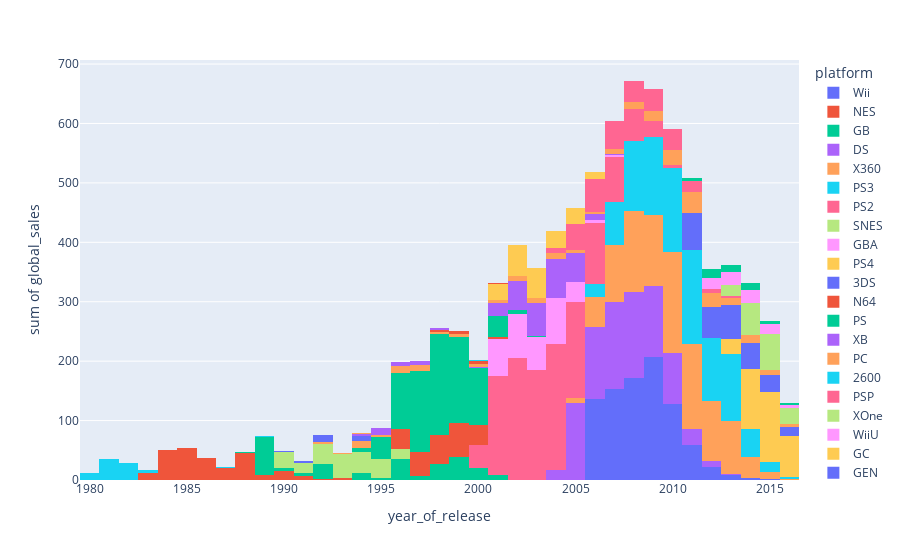

Write notebook code for a chart like this one.
### Markdown cell above
# Data Analysis  <a id='analysis'></a>

### Code cell
plt = px.histogram(df, 'year_of_release', 'global_sales', color='platform', )
plt.show()

### Figure 1 — Plotly figure (JSON) as saved in the notebook; plotly's stock layout.template omitted (floating-point values rounded to 4 significant figures; data arrays with more than 128 entries replaced by an {"elided": "..."} marker saying what was removed)
{"data": [{"alignmentgroup": "True", "bingroup": "x", "histfunc": "sum", "hovertemplate": "platform=Wii<br>year_of_release=%{x}<br>sum of global_sales=%{y}<extra></extra>", "legendgroup": "Wii", "marker": {"color": "#636efa", "pattern": {"shape": ""}}, "name": "Wii", "offsetgroup": "Wii", "orientation": "v", "showlegend": true, "type": "histogram", "x": {"elided": "1286 int values"}, "xaxis": "x", "y": {"elided": "1286 float values"}, "yaxis": "y"}, {"alignmentgroup": "True", "bingroup": "x", "histfunc": "sum", "hovertemplate": "platform=NES<br>year_of_release=%{x}<br>sum of global_sales=%{y}<extra></extra>", "legendgroup": "NES", "marker": {"color": "#EF553B", "pattern": {"shape": ""}}, "name": "NES", "offsetgroup": "NES", "orientation": "v", "showlegend": true, "type": "histogram", "x": [1985, 1984, 1988, 1988, 1986, 1988, 1990, 1987, 1989, 1984, 1984, 1988, 1985, 1983, 1990, 1986, 1987, 1986, 1986, 1987, 1986, 1988, 1987, 1983, 1990, 1986, 1984, 1987, 1988, 1983, 1985, 1986, 1984, 1986, 1993, 1991, 1989, 1986, 1988, 1984, 1984, 1988, 1986, 1985, 1990, 1984, 1987, 1990, 1991, 1986, 1985, 1984, 1988, 1987, 1986, 1984, 1986, 1986, 1990, 1988, 1990, 1986, 1986, 1983, 1992, 1983, 1984, 1989, 1983, 1985, 1986, 1985, 1985, 1991, 1993, 1986, 1987, 1991, 1985, 1989, 1987, 1984, 1987, 1992, 1988, 1984, 1986, 1993, 1985, 1991, 1985, 1993, 1991, 1990, 1991, 1994, 1992, 1989], "xaxis": "x", "y": [40.24, 28.31, 17.28, 7.46, 6.5, 5.58, 4.84, 4.38, 4.17, 4.16, 4, 3.87, 3.5, 3.2, 3.12, 3.08, 3.02, 2.73, 2.65, 2.56, 2.52, 2.42, 2.4, 2.28, 2.23, 2.2, 2.17, 2.15, 2.14, 2.14, 1.96, 1.96, 1.85, 1.76, 1.75, 1.75, 1.67, 1.64, 1.56, 1.52, 1.52, 1.51, 1.5, 1.5, 1.48, 1.45, 1.42, 1.4, 1.39, 1.36, 1.32, 1.27, 1.25, 1.25, 1.23, 1.22, 1.2, 1.2, 1.19, 1.18, 1.17, 1.15, 1.15, 1.13, 1.12, 1.11, 1.1, 1.1, 1.1, 1.05, 1.05, 1.03, 1, 1, 0.98, 0.96, 0.93, 0.93, 0.92, 0.85, 0.84, 0.82, 0.81, 0.79, 0.76, 0.69, 0.57, 0.52, 0.51, 0.44, 0.41, 0.36, 0.32, 0.3, 0.28, 0.11, 0.07, 0.06], "yaxis": "y"}, {"alignmentgroup": "True", "bingroup": "x", "histfunc": "sum", "hovertemplate": "platform=GB<br>year_of_release=%{x}<br>sum of global_sales=%{y}<extra></extra>", "legendgroup": "GB", "marker": {"color": "#00cc96", "pattern": {"shape": ""}}, "name": "GB", "offsetgroup": "GB", "orientation": "v", "showlegend": true, "type": "histogram", "x": [1996, 1989, 1999, 1989, 1998, 1992, 2000, 1989, 1999, 1994, 1992, 1999, 1994, 1992, 1998, 1990, 1994, 1995, 1996, 1998, 1998, 2000, 1992, 2000, 2000, 1989, 1989, 1989, 1998, 2001, 2001, 1991, 2001, 1992, 1989, 1998, 2001, 1997, 1996, 1997, 1988, 2000, 1989, 1992, 2000, 1997, 1999, 1989, 2000, 1990, 1991, 1989, 1999, 1997, 2001, 2000, 2000, 1999, 1991, 1991, 1995, 2001, 1999, 1997, 2001, 1998, 1991, 1997, 1996, 1990, 1995, 1999, 1995, 1999, 1991, 1991, 2000, 1996, 2000, 2000, 1997, 1992, 1996, 1997, 2000, 1991, 1999, 2000, 2001, 2000, 1999, 2001, 2000, 2001, 2000, 1998, 1991], "xaxis": "x", "y": [31.38, 30.26, 23.09, 18.14, 14.64, 11.18, 6.39, 5.34, 5.31, 5.19, 5.13, 5.07, 3.91, 3.84, 3.7, 3.41, 3.08, 2.36, 2.35, 2.35, 2.21, 2.19, 2.19, 2.19, 2.18, 2.12, 1.99, 1.94, 1.93, 1.92, 1.86, 1.76, 1.73, 1.68, 1.61, 1.62, 1.56, 1.48, 1.45, 1.45, 1.43, 1.34, 1.28, 1.24, 1.23, 1.22, 1.22, 1.19, 1.18, 1.15, 1.14, 1.1, 1.1, 1, 0.89, 0.83, 0.81, 0.77, 0.76, 0.73, 0.62, 0.56, 0.54, 0.4, 0.39, 0.38, 0.38, 0.37, 0.35, 0.33, 0.32, 0.31, 0.3, 0.3, 0.28, 0.28, 0.28, 0.27, 0.27, 0.25, 0.23, 0.23, 0.23, 0.22, 0.2, 0.18, 0.17, 0.14, 0.14, 0.14, 0.12, 0.12, 0.07, 0.07, 0.07, 0.07, 0.06], "yaxis": "y"}, {"alignmentgroup": "True", "bingroup": "x", "histfunc": "sum", "hovertemplate": "platform=DS<br>year_of_release=%{x}<br>sum of global_sales=%{y}<extra></extra>", "legendgroup": "DS", "marker": {"color": "#ab63fa", "pattern": {"shape": ""}}, "name": "DS", "offsetgroup": "DS", "orientation": "v", "showlegend": true, "type": "histogram", "x": {"elided": "2121 int values"}, "xaxis": "x", "y": {"elided": "2121 float values"}, "yaxis": "y"}, {"alignmentgroup": "True", "bingroup": "x", "histfunc": "sum", "hovertemplate": "platform=X360<br>year_of_release=%{x}<br>sum of global_sales=%{y}<extra></extra>", "legendgroup": "X360", "marker": {"color": "#FFA15A", "pattern": {"shape": ""}}, "name": "X360", "offsetgroup": "X360", "orientation": "v", "showlegend": true, "type": "histogram", "x": {"elided": "1232 int values"}, "xaxis": "x", "y": {"elided": "1232 float values"}, "yaxis": "y"}, {"alignmentgroup": "True", "bingroup": "x", "histfunc": "sum", "hovertemplate": "platform=PS3<br>year_of_release=%{x}<br>sum of global_sales=%{y}<extra></extra>", "legendgroup": "PS3", "marker": {"color": "#19d3f3", "pattern": {"shape": ""}}, "name": "PS3", "offsetgroup": "PS3", "orientation": "v", "showlegend": true, "type": "histogram", "x": {"elided": "1306 int values"}, "xaxis": "x", "y": {"elided": "1306 float values"}, "yaxis": "y"}, {"alignmentgroup": "True", "bingroup": "x", "histfunc": "sum", "hovertemplate": "platform=PS2<br>year_of_release=%{x}<br>sum of global_sales=%{y}<extra></extra>", "legendgroup": "PS2", "marker": {"color": "#FF6692", "pattern": {"shape": ""}}, "name": "PS2", "offsetgroup": "PS2", "orientation": "v", "showlegend": true, "type": "histogram", "x": {"elided": "2127 int values"}, "xaxis": "x", "y": {"elided": "2127 float values"}, "yaxis": "y"}, {"alignmentgroup": "True", "bingroup": "x", "histfunc": "sum", "hovertemplate": "platform=SNES<br>year_of_release=%{x}<br>sum of global_sales=%{y}<extra></extra>", "legendgroup": "SNES", "marker": {"color": "#B6E880", "pattern": {"shape": ""}}, "name": "SNES", "offsetgroup": "SNES", "orientation": "v", "showlegend": true, "type": "histogram", "x": {"elided": "239 int values"}, "xaxis": "x", "y": {"elided": "239 float values"}, "yaxis": "y"}, {"alignmentgroup": "True", "bingroup": "x", "histfunc": "sum", "hovertemplate": "platform=GBA<br>year_of_release=%{x}<br>sum of global_sales=%{y}<extra></extra>", "legendgroup": "GBA", "marker": {"color": "#FF97FF", "pattern": {"shape": ""}}, "name": "GBA", "offsetgroup": "GBA", "orientation": "v", "showlegend": true, "type": "histogram", "x": {"elided": "811 int values"}, "xaxis": "x", "y": {"elided": "811 float values"}, "yaxis": "y"}, {"alignmentgroup": "True", "bingroup": "x", "histfunc": "sum", "hovertemplate": "platform=PS4<br>year_of_release=%{x}<br>sum of global_sales=%{y}<extra></extra>", "legendgroup": "PS4", "marker": {"color": "#FECB52", "pattern": {"shape": ""}}, "name": "PS4", "offsetgroup": "PS4", "orientation": "v", "showlegend": true, "type": "histogram", "x": {"elided": "392 int values"}, "xaxis": "x", "y": {"elided": "392 float values"}, "yaxis": "y"}, {"alignmentgroup": "True", "bingroup": "x", "histfunc": "sum", "hovertemplate": "platform=3DS<br>year_of_release=%{x}<br>sum of global_sales=%{y}<extra></extra>", "legendgroup": "3DS", "marker": {"color": "#636efa", "pattern": {"shape": ""}}, "name": "3DS", "offsetgroup": "3DS", "orientation": "v", "showlegend": true, "type": "histogram", "x": {"elided": "512 int values"}, "xaxis": "x", "y": {"elided": "512 float values"}, "yaxis": "y"}, {"alignmentgroup": "True", "bingroup": "x", "histfunc": "sum", "hovertemplate": "platform=N64<br>year_of_release=%{x}<br>sum of global_sales=%{y}<extra></extra>", "legendgroup": "N64", "marker": {"color": "#EF553B", "pattern": {"shape": ""}}, "name": "N64", "offsetgroup": "N64", "orientation": "v", "showlegend": true, "type": "histogram", "x": {"elided": "316 int values"}, "xaxis": "x", "y": {"elided": "316 float values"}, "yaxis": "y"}, {"alignmentgroup": "True", "bingroup": "x", "histfunc": "sum", "hovertemplate": "platform=PS<br>year_of_release=%{x}<br>sum of global_sales=%{y}<extra></extra>", "legendgroup": "PS", "marker": {"color": "#00cc96", "pattern": {"shape": ""}}, "name": "PS", "offsetgroup": "PS", "orientation": "v", "showlegend": true, "type": "histogram", "x": {"elided": "1190 int values"}, "xaxis": "x", "y": {"elided": "1190 float values"}, "yaxis": "y"}, {"alignmentgroup": "True", "bingroup": "x", "histfunc": "sum", "hovertemplate": "platform=XB<br>year_of_release=%{x}<br>sum of global_sales=%{y}<extra></extra>", "legendgroup": "XB", "marker": {"color": "#ab63fa", "pattern": {"shape": ""}}, "name": "XB", "offsetgroup": "XB", "orientation": "v", "showlegend": true, "type": "histogram", "x": {"elided": "803 int values"}, "xaxis": "x", "y": {"elided": "803 float values"}, "yaxis": "y"}, {"alignmentgroup": "True", "bingroup": "x", "histfunc": "sum", "hovertemplate": "platform=PC<br>year_of_release=%{x}<br>sum of global_sales=%{y}<extra></extra>", "legendgroup": "PC", "marker": {"color": "#FFA15A", "pattern": {"shape": ""}}, "name": "PC", "offsetgroup": "PC", "orientation": "v", "showlegend": true, "type": "histogram", "x": {"elided": "957 int values"}, "xaxis": "x", "y": {"elided": "957 float values"}, "yaxis": "y"}, {"alignmentgroup": "True", "bingroup": "x", "histfunc": "sum", "hovertemplate": "platform=2600<br>year_of_release=%{x}<br>sum of global_sales=%{y}<extra></extra>", "legendgroup": "2600", "marker": {"color": "#19d3f3", "pattern": {"shape": ""}}, "name": "2600", "offsetgroup": "2600", "orientation": "v", "showlegend": true, "type": "histogram", "x": [1982, 1981, 1980, 1980, 1981, 1981, 1981, 1981, 1982, 1981, 1982, 1981, 1981, 1983, 1981, 1982, 1980, 1982, 1981, 1982, 1982, 1981, 1980, 1981, 1981, 1982, 1981, 1981, 1982, 1983, 1982, 1981, 1980, 1983, 1981, 1982, 1981, 1981, 1982, 1987, 1982, 1982, 1982, 1981, 1981, 1982, 1982, 1982, 1982, 1988, 1983, 1982, 1982, 1981, 1982, 1980, 1983, 1981, 1989, 1987, 1983, 1985, 1981, 1987, 1981, 1981, 1983, 1981, 1982, 1982, 1981, 1981, 1982, 1986, 1981, 1981, 1980, 1983, 1982, 1981, 1982, 1981, 1983, 1981, 1982, 1982, 1981, 1986, 1983, 1981, 1982, 1982, 1984, 1980, 1981, 1987, 1982, 1981, 1980, 1988, 1981, 1981, 1982, 1981, 1981, 1981, 1981, 1983, 1982, 1981, 1982, 1989, 1982, 1981, 1987, 1987], "xaxis": "x", "y": [7.81, 4.5, 4.31, 2.76, 2.2, 2.13, 1.97, 1.66, 1.64, 1.6, 1.59, 1.46, 1.35, 1.31, 1.27, 1.18, 1.15, 1.12, 1.1, 1.1, 1.08, 1.05, 1.05, 0.96, 0.93, 0.87, 0.82, 0.79, 0.78, 0.78, 0.78, 0.77, 0.77, 0.77, 0.73, 0.72, 0.7, 0.67, 0.67, 0.65, 0.63, 0.62, 0.62, 0.59, 0.59, 0.59, 0.56, 0.54, 0.54, 0.51, 0.51, 0.51, 0.5, 0.5, 0.5, 0.5, 0.49, 0.48, 0.48, 0.46, 0.46, 0.45, 0.44, 0.44, 0.45, 0.42, 0.4, 0.4, 0.39, 0.39, 0.39, 0.38, 0.37, 0.37, 0.37, 0.35, 0.34, 0.34, 0.34, 0.34, 0.34, 0.34, 0.33, 0.32, 0.32, 0.31, 0.31, 0.3, 0.29, 0.29, 0.28, 0.28, 0.27, 0.27, 0.25, 0.25, 0.24, 0.23, 0.23, 0.23, 0.23, 0.22, 0.22, 0.22, 0.22, 0.21, 0.19, 0.16, 0.16, 0.16, 0.15, 0.15, 0.14, 0.13, 0.07, 0.07], "yaxis": "y"}, {"alignmentgroup": "True", "bingroup": "x", "histfunc": "sum", "hovertemplate": "platform=PSP<br>year_of_release=%{x}<br>sum of global_sales=%{y}<extra></extra>", "legendgroup": "PSP", "marker": {"color": "#FF6692", "pattern": {"shape": ""}}, "name": "PSP", "offsetgroup": "PSP", "orientation": "v", "showlegend": true, "type": "histogram", "x": {"elided": "1193 int values"}, "xaxis": "x", "y": {"elided": "1193 float values"}, "yaxis": "y"}, {"alignmentgroup": "True", "bingroup": "x", "histfunc": "sum", "hovertemplate": "platform=XOne<br>year_of_release=%{x}<br>sum of global_sales=%{y}<extra></extra>", "legendgroup": "XOne", "marker": {"color": "#B6E880", "pattern": {"shape": ""}}, "name": "XOne", "offsetgroup": "XOne", "orientation": "v", "showlegend": true, "type": "histogram", "x": {"elided": "247 int values"}, "xaxis": "x", "y": {"elided": "247 float values"}, "yaxis": "y"}, {"alignmentgroup": "True", "bingroup": "x", "histfunc": "sum", "hovertemplate": "platform=WiiU<br>year_of_release=%{x}<br>sum of global_sales=%{y}<extra></extra>", "legendgroup": "WiiU", "marker": {"color": "#FF97FF", "pattern": {"shape": ""}}, "name": "WiiU", "offsetgroup": "WiiU", "orientation": "v", "showlegend": true, "type": "histogram", "x": {"elided": "147 int values"}, "xaxis": "x", "y": {"elided": "147 float values"}, "yaxis": "y"}, {"alignmentgroup": "True", "bingroup": "x", "histfunc": "sum", "hovertemplate": "platform=GC<br>year_of_release=%{x}<br>sum of global_sales=%{y}<extra></extra>", "legendgroup": "GC", "marker": {"color": "#FECB52", "pattern": {"shape": ""}}, "name": "GC", "offsetgroup": "GC", "orientation": "v", "showlegend": true, "type": "histogram", "x": {"elided": "542 int values"}, "xaxis": "x", "y": {"elided": "542 float values"}, "yaxis": "y"}, {"alignmentgroup": "True", "bingroup": "x", "histfunc": "sum", "hovertemplate": "platform=GEN<br>year_of_release=%{x}<br>sum of global_sales=%{y}<extra></extra>", "legendgroup": "GEN", "marker": {"color": "#636efa", "pattern": {"shape": ""}}, "name": "GEN", "offsetgroup": "GEN", "orientation": "v", "showlegend": true, "type": "histogram", "x": [1992, 1991, 1992, 1990, 1992, 1994, 1994, 1992, 1994, 1994, 1994, 1994, 1993, 1993, 1994, 1992, 1992, 1994, 1994, 1993, 1993, 1993, 1993, 1993, 1994, 1994, 1994], "xaxis": "x", "y": [6.02, 4.33, 2.67, 2.6, 2.05, 1.82, 1.76, 1.65, 1.42, 1.34, 1.12, 0.26, 0.19, 0.15, 0.14, 0.13, 0.12, 0.08, 0.08, 0.07, 0.07, 0.07, 0.05, 0.05, 0.04, 0.04, 0.03], "yaxis": "y"}, {"alignmentgroup": "True", "bingroup": "x", "histfunc": "sum", "hovertemplate": "platform=DC<br>year_of_release=%{x}<br>sum of global_sales=%{y}<extra></extra>", "legendgroup": "DC", "marker": {"color": "#EF553B", "pattern": {"shape": ""}}, "name": "DC", "offsetgroup": "DC", "orientation": "v", "showlegend": true, "type": "histogram", "x": [1998, 2000, 1999, 1999, 2000, 2000, 1999, 1999, 1998, 1999, 1999, 2001, 1999, 2002, 1998, 1999, 2000, 2000, 2000, 2001, 2000, 1999, 2001, 1998, 2000, 2000, 2000, 2001, 2001, 2000, 1999, 1999, 1999, 2000, 2000, 1999, 2000, 1998, 2000, 2000, 2001, 1998, 2000, 1998, 2000, 2000, 1999, 2001, 2001, 2008, 2000, 2007], "xaxis": "x", "y": [2.41, 1.81, 1.19, 1.18, 1.14, 1.09, 0.52, 0.41, 0.37, 0.36, 0.34, 0.33, 0.32, 0.29, 0.26, 0.23, 0.22, 0.2, 0.2, 0.19, 0.18, 0.17, 0.15, 0.14, 0.14, 0.14, 0.13, 0.12, 0.12, 0.11, 0.1, 0.1, 0.1, 0.1, 0.09, 0.09, 0.08, 0.08, 0.08, 0.07, 0.07, 0.06, 0.06, 0.06, 0.06, 0.05, 0.05, 0.05, 0.04, 0.04, 0.04, 0.02], "yaxis": "y"}, {"alignmentgroup": "True", "bingroup": "x", "histfunc": "sum", "hovertemplate": "platform=PSV<br>year_of_release=%{x}<br>sum of global_sales=%{y}<extra></extra>", "legendgroup": "PSV", "marker": {"color": "#00cc96", "pattern": {"shape": ""}}, "name": "PSV", "offsetgroup": "PSV", "orientation": "v", "showlegend": true, "type": "histogram", "x": {"elided": "429 int values"}, "xaxis": "x", "y": {"elided": "429 float values"}, "yaxis": "y"}, {"alignmentgroup": "True", "bingroup": "x", "histfunc": "sum", "hovertemplate": "platform=SAT<br>year_of_release=%{x}<br>sum of global_sales=%{y}<extra></extra>", "legendgroup": "SAT", "marker": {"color": "#ab63fa", "pattern": {"shape": ""}}, "name": "SAT", "offsetgroup": "SAT", "orientation": "v", "showlegend": true, "type": "histogram", "x": {"elided": "173 int values"}, "xaxis": "x", "y": {"elided": "173 float values"}, "yaxis": "y"}, {"alignmentgroup": "True", "bingroup": "x", "histfunc": "sum", "hovertemplate": "platform=SCD<br>year_of_release=%{x}<br>sum of global_sales=%{y}<extra></extra>", "legendgroup": "SCD", "marker": {"color": "#FFA15A", "pattern": {"shape": ""}}, "name": "SCD", "offsetgroup": "SCD", "orientation": "v", "showlegend": true, "type": "histogram", "x": [1993, 1994, 1994, 1994, 1994, 1994], "xaxis": "x", "y": [1.5, 0.14, 0.07, 0.06, 0.05, 0.04], "yaxis": "y"}, {"alignmentgroup": "True", "bingroup": "x", "histfunc": "sum", "hovertemplate": "platform=WS<br>year_of_release=%{x}<br>sum of global_sales=%{y}<extra></extra>", "legendgroup": "WS", "marker": {"color": "#19d3f3", "pattern": {"shape": ""}}, "name": "WS", "offsetgroup": "WS", "orientation": "v", "showlegend": true, "type": "histogram", "x": [2000, 1999, 2001, 1999, 2000, 2001], "xaxis": "x", "y": [0.51, 0.28, 0.25, 0.18, 0.17, 0.03], "yaxis": "y"}, {"alignmentgroup": "True", "bingroup": "x", "histfunc": "sum", "hovertemplate": "platform=NG<br>year_of_release=%{x}<br>sum of global_sales=%{y}<extra></extra>", "legendgroup": "NG", "marker": {"color": "#FF6692", "pattern": {"shape": ""}}, "name": "NG", "offsetgroup": "NG", "orientation": "v", "showlegend": true, "type": "histogram", "x": [1994, 1994, 1995, 1994, 1993, 1994, 1995, 1993, 1996, 1996, 1995, 1995], "xaxis": "x", "y": [0.25, 0.23, 0.2, 0.2, 0.14, 0.12, 0.08, 0.07, 0.06, 0.04, 0.03, 0.02], "yaxis": "y"}, {"alignmentgroup": "True", "bingroup": "x", "histfunc": "sum", "hovertemplate": "platform=TG16<br>year_of_release=%{x}<br>sum of global_sales=%{y}<extra></extra>", "legendgroup": "TG16", "marker": {"color": "#B6E880", "pattern": {"shape": ""}}, "name": "TG16", "offsetgroup": "TG16", "orientation": "v", "showlegend": true, "type": "histogram", "x": [1995, 1995], "xaxis": "x", "y": [0.14, 0.02], "yaxis": "y"}, {"alignmentgroup": "True", "bingroup": "x", "histfunc": "sum", "hovertemplate": "platform=3DO<br>year_of_release=%{x}<br>sum of global_sales=%{y}<extra></extra>", "legendgroup": "3DO", "marker": {"color": "#FF97FF", "pattern": {"shape": ""}}, "name": "3DO", "offsetgroup": "3DO", "orientation": "v", "showlegend": true, "type": "histogram", "x": [1995, 1994, 1995], "xaxis": "x", "y": [0.06, 0.02, 0.02], "yaxis": "y"}, {"alignmentgroup": "True", "bingroup": "x", "histfunc": "sum", "hovertemplate": "platform=GG<br>year_of_release=%{x}<br>sum of global_sales=%{y}<extra></extra>", "legendgroup": "GG", "marker": {"color": "#FECB52", "pattern": {"shape": ""}}, "name": "GG", "offsetgroup": "GG", "orientation": "v", "showlegend": true, "type": "histogram", "x": [1992], "xaxis": "x", "y": [0.04], "yaxis": "y"}, {"alignmentgroup": "True", "bingroup": "x", "histfunc": "sum", "hovertemplate": "platform=PCFX<br>year_of_release=%{x}<br>sum of global_sales=%{y}<extra></extra>", "legendgroup": "PCFX", "marker": {"color": "#636efa", "pattern": {"shape": ""}}, "name": "PCFX", "offsetgroup": "PCFX", "orientation": "v", "showlegend": true, "type": "histogram", "x": [1996], "xaxis": "x", "y": [0.03], "yaxis": "y"}], "layout": {"barmode": "relative", "legend": {"title": {"text": "platform"}, "tracegroupgap": 0}, "margin": {"t": 60}, "xaxis": {"anchor": "y", "domain": [0, 1], "title": {"text": "year_of_release"}}, "yaxis": {"anchor": "x", "domain": [0, 1], "title": {"text": "sum of global_sales"}}}}
